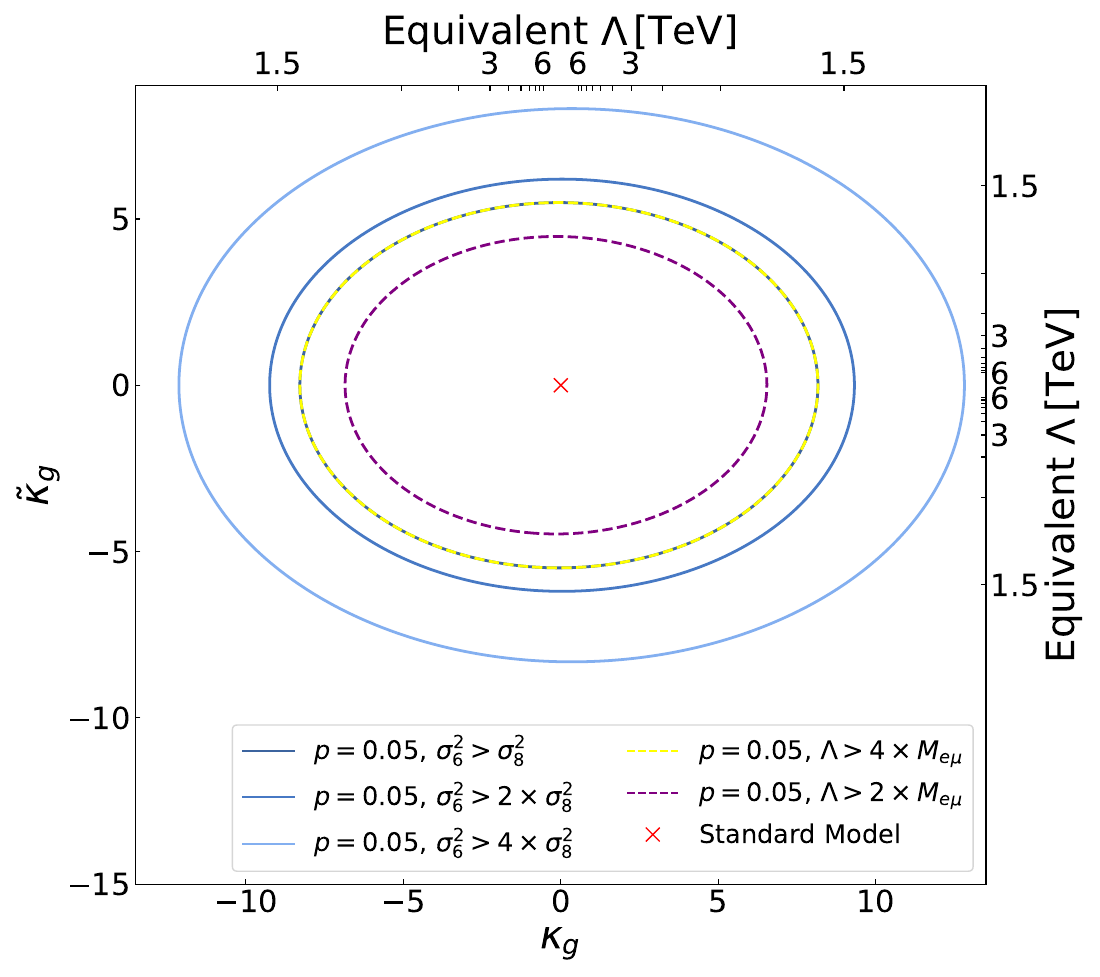

Source code (Python):
import matplotlib.pyplot as plt
import numpy as np
#from Figures
import sys
sys.path.insert(1, '..')

from factor_conversions import kg2lam, kgtilde2lam, lam2kg, lam2kgtilde
from plot_funcs import fmt

points_x_mww=np.load("points_x_kg_mww.npy")
points_y_mww=np.load("points_y_kg_mww.npy")
deltachisqs_all_mww=np.load("deltachisqs_all_mww.npy")

points_x_mww4=np.load("points_x_kg_mww4.npy")
points_y_mww4=np.load("points_y_kg_mww4.npy")
deltachisqs_all_mww4=np.load("deltachisqs_all_mww4.npy")

points_x_1=np.load("points_x_kg_1.npy")
points_y_1=np.load("points_y_kg_1.npy")
deltachisqs_all_1=np.load("deltachisqs_all_1.npy")

points_x_05=np.load("points_x_kg_05.npy")
points_y_05=np.load("points_y_kg_05.npy")
deltachisqs_all_05=np.load("deltachisqs_all_05.npy")


points_x_025=np.load("points_x_kg_025.npy")
points_y_025=np.load("points_y_kg_025.npy")
deltachisqs_all_025=np.load("deltachisqs_all_025.npy")


fig, ax = plt.subplots(figsize=(1.1*20, 1.1*(16/18)*20), dpi=100)

secax = ax.secondary_xaxis('top', functions=(kg2lam, lam2kg))
secax.set_xticks([-6, -5.5, -5, -4.5, -4, -3.5, -3, -2.5, -2, -1.5, 1.5, 2, 2.5, 3, 3.5, 4, 4.5, 5, 5.5, 6])
secax.set_xticklabels([6, "", "", "", "", "", 3, "", "", 1.5, 1.5, "", "", 3, "", "", "", "", "", 6])
secax.tick_params(which="both", labelsize=22, direction='in')

secax.set_xlabel(r'Equivalent $\Lambda\,$[TeV]', fontsize=28)

secay = ax.secondary_yaxis('right', functions=(kgtilde2lam, lam2kgtilde))
secay.set_yticks([-6, -5.5, -5, -4.5, -4, -3.5, -3, -2.5, -2, -1.5, 1, 1.5, 2, 2.5, 3, 3.5, 4, 4.5, 5, 5.5, 6])
secay.set_yticklabels([6, "", "", "", "", "", 3, "", "", 1.5, "", 1.5, "", "", 3, "", "", "", "", "", 6])
secay.tick_params(which="both", labelsize=22, direction='in')
secay.set_ylabel(r'Equivalent $\Lambda\,$[TeV]', fontsize=28)


#Create contour plot.

CS = ax.contour(points_x_mww4, points_y_mww4, deltachisqs_all_mww4, levels=[3.219, 5.991, 13.816], linewidths=3)
ax.clabel(CS, CS.levels, inline=True, fmt=fmt, fontsize=16)
plt.ylabel(r"$\tilde\kappa_g$", fontsize=28)
plt.xlabel(r"$\kappa_g$", fontsize=28)
plt.plot([-0.6, 0.4], [2, 2], '--', color="k", label="On-shell Higgs constraints", markersize=14)
plt.plot([-0.6, 0.4], [-2, -2], '--', color="k", markersize=14)
plt.plot([-0.6, -0.6], [-2, 2], '--', color="k", markersize=14)
plt.plot([0.4, 0.4], [-2, 2], '--', color="k", markersize=14)
plt.plot(0, 0, 'x', color="r", label="Standard Model", markersize=10)
plt.xlim(-1.5*9, 1.5*9)
plt.ylim(-1.5*10, 1.5*(2/3)*9)
plt.xticks(fontsize=22)
plt.yticks(fontsize=22)
plt.legend(fontsize=20, loc="lower right")
plt.tight_layout()
plt.savefig("1_full_contour_plot_mww4.pdf")


for i, collection in enumerate(CS.collections):
    paths = collection.get_paths()  # Get all the paths for the contour level
    print(f"Contour level {CS.levels[i]}:")
    #Find the p=0.05 level
    if CS.levels[i]==5.991:
        plt.figure()
        for path in paths:
            vertices = path.vertices  # Extract the vertices of the path
            xs2_mww4=vertices[:,0]
            ys2_mww4=vertices[:,1]
            plt.plot(xs2_mww4, ys2_mww4)
            plt.savefig("2_p=0.05_paths_mww4.pdf")


for i, collection in enumerate(CS.collections):
    paths = collection.get_paths()  # Get all the paths for the contour level
    print(f"Contour level {CS.levels[i]}:")
    #Find the p=0.05 level
    if CS.levels[i]==5.991:
        plt.figure()
        for path in paths:
            vertices = path.vertices  # Extract the vertices of the path
            plt.plot(xs2_mww4, ys2_mww4)
            #Have to manually vary these ranges to select the correct points.
            #xs2_mww4=np.concatenate((vertices[0:300,0], vertices[1100:2250,0], vertices[7540:9000,0]))
            #ys2_mww4=np.concatenate((vertices[0:300,1], vertices[1100:2250,1], vertices[7540:9000,1]))
            
            xs2_mww4=vertices[0:3100,0]
            ys2_mww4=vertices[0:3100,1]
            
            plt.plot(xs2_mww4, ys2_mww4, "r")
            plt.savefig("3_vertices_mww4.pdf")



fig, ax = plt.subplots(figsize=(1.1*20, 1.1*(16/18)*20), dpi=100)

secax = ax.secondary_xaxis('top', functions=(kg2lam, lam2kg))
secax.set_xticks([-6, -5.5, -5, -4.5, -4, -3.5, -3, -2.5, -2, -1.5, 1.5, 2, 2.5, 3, 3.5, 4, 4.5, 5, 5.5, 6])
secax.set_xticklabels([6, "", "", "", "", "", 3, "", "", 1.5, 1.5, "", "", 3, "", "", "", "", "", 6])
secax.tick_params(which="both", labelsize=22, direction='in')

secax.set_xlabel(r'Equivalent $\Lambda\,$[TeV]', fontsize=28)

secay = ax.secondary_yaxis('right', functions=(kgtilde2lam, lam2kgtilde))
secay.set_yticks([-6, -5.5, -5, -4.5, -4, -3.5, -3, -2.5, -2, -1.5, 1, 1.5, 2, 2.5, 3, 3.5, 4, 4.5, 5, 5.5, 6])
secay.set_yticklabels([6, "", "", "", "", "", 3, "", "", 1.5, "", 1.5, "", "", 3, "", "", "", "", "", 6])
secay.tick_params(which="both", labelsize=22, direction='in')
secay.set_ylabel(r'Equivalent $\Lambda\,$[TeV]', fontsize=28)


#Create contour plot.

CS = ax.contour(points_x_mww, points_y_mww, deltachisqs_all_mww, levels=[3.219, 5.991, 13.816], linewidths=3)
ax.clabel(CS, CS.levels, inline=True, fmt=fmt, fontsize=16)
plt.ylabel(r"$\tilde\kappa_g$", fontsize=28)
plt.xlabel(r"$\kappa_g$", fontsize=28)
plt.plot([-0.6, 0.4], [2, 2], '--', color="k", label="On-shell Higgs constraints", markersize=14)
plt.plot([-0.6, 0.4], [-2, -2], '--', color="k", markersize=14)
plt.plot([-0.6, -0.6], [-2, 2], '--', color="k", markersize=14)
plt.plot([0.4, 0.4], [-2, 2], '--', color="k", markersize=14)
plt.plot(0, 0, 'x', color="r", label="Standard Model", markersize=10)
plt.xlim(-1.5*9, 1.5*9)
plt.ylim(-1.5*10, 1.5*(2/3)*9)
plt.xticks(fontsize=22)
plt.yticks(fontsize=22)
plt.legend(fontsize=20, loc="lower right")
plt.tight_layout()
plt.savefig("1_full_contour_plot_mww.pdf")


for i, collection in enumerate(CS.collections):
    paths = collection.get_paths()  # Get all the paths for the contour level
    print(f"Contour level {CS.levels[i]}:")
    #Find the p=0.05 level
    if CS.levels[i]==5.991:
        plt.figure()
        for path in paths:
            vertices = path.vertices  # Extract the vertices of the path
            xs2_mww=vertices[:,0]
            ys2_mww=vertices[:,1]
            plt.plot(xs2_mww, ys2_mww)
            plt.savefig("2_p=0.05_paths_mww.pdf")


for i, collection in enumerate(CS.collections):
    paths = collection.get_paths()  # Get all the paths for the contour level
    print(f"Contour level {CS.levels[i]}:")
    #Find the p=0.05 level
    if CS.levels[i]==5.991:
        plt.figure()
        for path in paths:
            vertices = path.vertices  # Extract the vertices of the path
            plt.plot(xs2_mww, ys2_mww)
            #Have to manually vary these ranges to select the correct points.
            #xs2_mww=np.concatenate((vertices[780:1900,0], vertices[2800:4250,0], vertices[5380:6300,0], vertices[7540:9000,0]))
            #ys2_mww=np.concatenate((vertices[780:1900,1], vertices[2800:4250,1], vertices[5380:6300,1], vertices[7540:9000,1]))
            xs2_mww=vertices[0:7000,0]
            ys2_mww=vertices[0:7000,1]
            
            plt.plot(xs2_mww, ys2_mww, "r")
            plt.savefig("3_vertices_mww.pdf")



fig, ax = plt.subplots(figsize=(1.1*20, 1.1*(16/18)*20), dpi=100)

secax = ax.secondary_xaxis('top', functions=(kg2lam, lam2kg))
secax.set_xticks([-6, -5.5, -5, -4.5, -4, -3.5, -3, -2.5, -2, -1.5, 1.5, 2, 2.5, 3, 3.5, 4, 4.5, 5, 5.5, 6])
secax.set_xticklabels([6, "", "", "", "", "", 3, "", "", 1.5, 1.5, "", "", 3, "", "", "", "", "", 6])
secax.tick_params(which="both", labelsize=22, direction='in')

secax.set_xlabel(r'Equivalent $\Lambda\,$[TeV]', fontsize=28)

secay = ax.secondary_yaxis('right', functions=(kgtilde2lam, lam2kgtilde))
secay.set_yticks([-6, -5.5, -5, -4.5, -4, -3.5, -3, -2.5, -2, -1.5, 1, 1.5, 2, 2.5, 3, 3.5, 4, 4.5, 5, 5.5, 6])
secay.set_yticklabels([6, "", "", "", "", "", 3, "", "", 1.5, "", 1.5, "", "", 3, "", "", "", "", "", 6])
secay.tick_params(which="both", labelsize=22, direction='in')
secay.set_ylabel(r'Equivalent $\Lambda\,$[TeV]', fontsize=28)


#Create contour plot.

CS = ax.contour(points_x_1, points_y_1, deltachisqs_all_1, levels=[3.219, 5.991, 13.816], linewidths=3)
ax.clabel(CS, CS.levels, inline=True, fmt=fmt, fontsize=16)
plt.ylabel(r"$\tilde\kappa_g$", fontsize=28)
plt.xlabel(r"$\kappa_g$", fontsize=28)
plt.plot([-0.6, 0.4], [2, 2], '--', color="k", label="On-shell Higgs constraints", markersize=14)
plt.plot([-0.6, 0.4], [-2, -2], '--', color="k", markersize=14)
plt.plot([-0.6, -0.6], [-2, 2], '--', color="k", markersize=14)
plt.plot([0.4, 0.4], [-2, 2], '--', color="k", markersize=14)
plt.plot(0, 0, 'x', color="r", label="Standard Model", markersize=10)
plt.xlim(-1.5*9, 1.5*9)
plt.ylim(-1.5*10, 1.5*(2/3)*9)
plt.xticks(fontsize=22)
plt.yticks(fontsize=22)
plt.legend(fontsize=20, loc="lower right")
plt.tight_layout()
plt.savefig("1_full_contour_plot_1.pdf")


for i, collection in enumerate(CS.collections):
    paths = collection.get_paths()  # Get all the paths for the contour level
    print(f"Contour level {CS.levels[i]}:")
    #Find the p=0.05 level
    if CS.levels[i]==5.991:
        plt.figure()
        for path in paths:
            vertices = path.vertices  # Extract the vertices of the path
            xs2_1=vertices[:,0]
            ys2_1=vertices[:,1]
            plt.plot(xs2_1, ys2_1)
            plt.savefig("2_p=0.05_paths_1.pdf")


for i, collection in enumerate(CS.collections):
    paths = collection.get_paths()  # Get all the paths for the contour level
    print(f"Contour level {CS.levels[i]}:")
    #Find the p=0.05 level
    if CS.levels[i]==5.991:
        plt.figure()
        for path in paths:
            vertices = path.vertices  # Extract the vertices of the path
            plt.plot(xs2_1, ys2_1)
            #Have to manually vary these ranges to select the correct points.
            #xs2_1=np.concatenate((vertices[0:5500,0], vertices[6300:8040,0]))
            #ys2_1=np.concatenate((vertices[0:5500,1], vertices[6300:8040,1]))
            xs2_1=vertices[0:7000,0]
            ys2_1=vertices[0:7000,1]
            
            plt.plot(xs2_1, ys2_1, "r")
            plt.savefig("3_vertices_1.pdf")




fig, ax = plt.subplots(figsize=(1.1*20, 1.1*(16/18)*20), dpi=100)

secax = ax.secondary_xaxis('top', functions=(kg2lam, lam2kg))
secax.set_xticks([-6, -5.5, -5, -4.5, -4, -3.5, -3, -2.5, -2, -1.5, 1.5, 2, 2.5, 3, 3.5, 4, 4.5, 5, 5.5, 6])
secax.set_xticklabels([6, "", "", "", "", "", 3, "", "", 1.5, 1.5, "", "", 3, "", "", "", "", "", 6])
secax.tick_params(which="both", labelsize=22, direction='in')

secax.set_xlabel(r'Equivalent $\Lambda\,$[TeV]', fontsize=28)

secay = ax.secondary_yaxis('right', functions=(kgtilde2lam, lam2kgtilde))
secay.set_yticks([-6, -5.5, -5, -4.5, -4, -3.5, -3, -2.5, -2, -1.5, 1, 1.5, 2, 2.5, 3, 3.5, 4, 4.5, 5, 5.5, 6])
secay.set_yticklabels([6, "", "", "", "", "", 3, "", "", 1.5, "", 1.5, "", "", 3, "", "", "", "", "", 6])
secay.tick_params(which="both", labelsize=22, direction='in')
secay.set_ylabel(r'Equivalent $\Lambda\,$[TeV]', fontsize=28)


#Create contour plot.

CS = ax.contour(points_x_05, points_y_05, deltachisqs_all_05, levels=[3.219, 5.991, 13.816], linewidths=3)
ax.clabel(CS, CS.levels, inline=True, fmt=fmt, fontsize=16)
plt.ylabel(r"$\tilde\kappa_g$", fontsize=28)
plt.xlabel(r"$\kappa_g$", fontsize=28)
plt.plot([-0.6, 0.4], [2, 2], '--', color="k", label="On-shell Higgs constraints", markersize=14)
plt.plot([-0.6, 0.4], [-2, -2], '--', color="k", markersize=14)
plt.plot([-0.6, -0.6], [-2, 2], '--', color="k", markersize=14)
plt.plot([0.4, 0.4], [-2, 2], '--', color="k", markersize=14)
plt.plot(0, 0, 'x', color="r", label="Standard Model", markersize=10)
plt.xlim(-1.5*9, 1.5*9)
plt.ylim(-1.5*10, 1.5*(2/3)*9)
plt.xticks(fontsize=22)
plt.yticks(fontsize=22)
plt.legend(fontsize=20, loc="lower right")
plt.tight_layout()
plt.savefig("1_full_contour_plot_05.pdf")


for i, collection in enumerate(CS.collections):
    paths = collection.get_paths()  # Get all the paths for the contour level
    print(f"Contour level {CS.levels[i]}:")
    #Find the p=0.05 level
    if CS.levels[i]==5.991:
        plt.figure()
        for path in paths:
            vertices = path.vertices  # Extract the vertices of the path
            xs2_05=vertices[:,0]
            ys2_05=vertices[:,1]
            plt.plot(xs2_05, ys2_05)
            plt.savefig("2_p=0.05_paths_05.pdf")


for i, collection in enumerate(CS.collections):
    paths = collection.get_paths()  # Get all the paths for the contour level
    print(f"Contour level {CS.levels[i]}:")
    #Find the p=0.05 level
    if CS.levels[i]==5.991:
        plt.figure()
        for path in paths:
            vertices = path.vertices  # Extract the vertices of the path
            plt.plot(xs2_05, ys2_05)
            #Have to manually vary these ranges to select the correct points.
            xs2_05=np.concatenate((vertices[1400:2150,0], vertices[3000:4400,0], vertices[5420:7000,0], vertices[7750:9400,0], vertices[10200:,0]))
            ys2_05=np.concatenate((vertices[1400:2150,1], vertices[3000:4400,1], vertices[5420:7000,1], vertices[7750:9400,1], vertices[10200:,1]))
        
            
            plt.plot(xs2_05, ys2_05, "r")
            plt.savefig("3_vertices_05.pdf")




fig, ax = plt.subplots(figsize=(1.1*20, 1.1*(16/18)*20), dpi=100)

secax = ax.secondary_xaxis('top', functions=(kg2lam, lam2kg))
secax.set_xticks([-6, -5.5, -5, -4.5, -4, -3.5, -3, -2.5, -2, -1.5, 1.5, 2, 2.5, 3, 3.5, 4, 4.5, 5, 5.5, 6])
secax.set_xticklabels([6, "", "", "", "", "", 3, "", "", 1.5, 1.5, "", "", 3, "", "", "", "", "", 6])
secax.tick_params(which="both", labelsize=22, direction='in')

secax.set_xlabel(r'Equivalent $\Lambda\,$[TeV]', fontsize=28)

secay = ax.secondary_yaxis('right', functions=(kgtilde2lam, lam2kgtilde))
secay.set_yticks([-6, -5.5, -5, -4.5, -4, -3.5, -3, -2.5, -2, -1.5, 1, 1.5, 2, 2.5, 3, 3.5, 4, 4.5, 5, 5.5, 6])
secay.set_yticklabels([6, "", "", "", "", "", 3, "", "", 1.5, "", 1.5, "", "", 3, "", "", "", "", "", 6])
secay.tick_params(which="both", labelsize=22, direction='in')
secay.set_ylabel(r'Equivalent $\Lambda\,$[TeV]', fontsize=28)


#Create contour plot.

CS = ax.contour(points_x_025, points_y_025, deltachisqs_all_025, levels=[3.219, 5.991, 13.816], linewidths=3)
ax.clabel(CS, CS.levels, inline=True, fmt=fmt, fontsize=16)
plt.ylabel(r"$\tilde\kappa_g$", fontsize=28)
plt.xlabel(r"$\kappa_g$", fontsize=28)
plt.plot([-0.6, 0.4], [2, 2], '--', color="k", label="On-shell Higgs constraints", markersize=14)
plt.plot([-0.6, 0.4], [-2, -2], '--', color="k", markersize=14)
plt.plot([-0.6, -0.6], [-2, 2], '--', color="k", markersize=14)
plt.plot([0.4, 0.4], [-2, 2], '--', color="k", markersize=14)
plt.plot(0, 0, 'x', color="r", label="Standard Model", markersize=10)
plt.xlim(-1.5*9, 1.5*9)
plt.ylim(-1.5*10, 1.5*(2/3)*9)
plt.xticks(fontsize=22)
plt.yticks(fontsize=22)
plt.legend(fontsize=20, loc="lower right")
plt.tight_layout()
plt.savefig("1_full_contour_plot_025.pdf")


for i, collection in enumerate(CS.collections):
    paths = collection.get_paths()  # Get all the paths for the contour level
    print(f"Contour level {CS.levels[i]}:")
    #Find the p=0.05 level
    if CS.levels[i]==5.991:
        plt.figure()
        for path in paths:
            vertices = path.vertices  # Extract the vertices of the path
            xs2_025=vertices[:,0]
            ys2_025=vertices[:,1]
            plt.plot(xs2_025, ys2_025)
            plt.savefig("2_p=0.05_paths_025.pdf")


for i, collection in enumerate(CS.collections):
    paths = collection.get_paths()  # Get all the paths for the contour level
    print(f"Contour level {CS.levels[i]}:")
    #Find the p=0.05 level
    if CS.levels[i]==5.991:
        plt.figure()
        for path in paths:
            vertices = path.vertices  # Extract the vertices of the path
            plt.plot(xs2_025, ys2_025)
            #Have to manually vary these ranges to select the correct points.
            xs2_025=np.concatenate((vertices[0:400,0], vertices[2300:3300,0], vertices[5000:6000,0], vertices[7800:8800,0], vertices[10600:11100,0]))
            ys2_025=np.concatenate((vertices[0:400,1], vertices[2300:3300,1], vertices[5000:6000,1], vertices[7800:8800,1], vertices[10600:11100,1]))
        
            
            plt.plot(xs2_025, ys2_025, "r")
            plt.savefig("3_vertices_025.pdf")



fig, ax = plt.subplots(figsize=(1.1*10, 1.1*(8/9)*10), dpi=100)

secax = ax.secondary_xaxis('top', functions=(kg2lam, lam2kg))
secax.set_xticks([-6, -5.5, -5, -4.5, -4, -3.5, -3, -2.5, -2, -1.5, 1.5, 2, 2.5, 3, 3.5, 4, 4.5, 5, 5.5, 6])
secax.set_xticklabels([6, "", "", "", "", "", 3, "", "", 1.5, 1.5, "", "", 3, "", "", "", "", "", 6])
secax.tick_params(which="both", labelsize=22, direction='in')

secax.set_xlabel(r'Equivalent $\Lambda\,$[TeV]', fontsize=28)

secay = ax.secondary_yaxis('right', functions=(kgtilde2lam, lam2kgtilde))
secay.set_yticks([-6, -5.5, -5, -4.5, -4, -3.5, -3, -2.5, -2, -1.5, 1, 1.5, 2, 2.5, 3, 3.5, 4, 4.5, 5, 5.5, 6])
secay.set_yticklabels([6, "", "", "", "", "", 3, "", "", 1.5, "", 1.5, "", "", 3, "", "", "", "", "", 6])
secay.tick_params(which="both", labelsize=22, direction='in')
secay.set_ylabel(r'Equivalent $\Lambda\,$[TeV]', fontsize=28)

ax.tick_params(which="both", labelsize=13, direction='in')



A = np.column_stack((xs2_1**2, xs2_1 * ys2_1, ys2_1**2, xs2_1, ys2_1))
b = np.ones_like(xs2_1)
x = np.linalg.lstsq(A, b)[0].squeeze()
x_coord = np.linspace(-10,10,300)
y_coord = np.linspace(-10,10,300)
X_coord, Y_coord = np.meshgrid(x_coord, y_coord)
Z_coord = x[0] * X_coord ** 2 + x[1] * X_coord * Y_coord + x[2] * Y_coord**2 + x[3] * X_coord + x[4] * Y_coord

plt.contour(X_coord, Y_coord, Z_coord, levels=[1], colors=('#3c649f'), linewidths=2)
#To create legend
plt.plot(100,100, color='#3c649f', label=r"$p=0.05$, $\sigma_6^2>\sigma_8^2$")


A = np.column_stack((xs2_05**2, xs2_05 * ys2_05, ys2_05**2, xs2_05, ys2_05))
b = np.ones_like(xs2_05)
x = np.linalg.lstsq(A, b)[0].squeeze()
x_coord = np.linspace(-10,10,300)
y_coord = np.linspace(-10,10,300)
X_coord, Y_coord = np.meshgrid(x_coord, y_coord)
Z_coord = x[0] * X_coord ** 2 + x[1] * X_coord * Y_coord + x[2] * Y_coord**2 + x[3] * X_coord + x[4] * Y_coord

plt.contour(X_coord, Y_coord, Z_coord, levels=[1], colors=('#4779c4'), linewidths=2)
#To create legend
plt.plot(100,100, color='#4779c4', label=r"$p=0.05$, $\sigma_6^2>2\times\sigma_8^2$")
#  #4779c4
#  #2E4B7F


A = np.column_stack((xs2_025**2, xs2_025 * ys2_025, ys2_025**2, xs2_025, ys2_025))
b = np.ones_like(xs2_025)
x = np.linalg.lstsq(A, b)[0].squeeze()
x_coord = np.linspace(-15,15,300)
y_coord = np.linspace(-15,15,300)
X_coord, Y_coord = np.meshgrid(x_coord, y_coord)
Z_coord = x[0] * X_coord ** 2 + x[1] * X_coord * Y_coord + x[2] * Y_coord**2 + x[3] * X_coord + x[4] * Y_coord

plt.contour(X_coord, Y_coord, Z_coord, levels=[1], colors=('#83aff0'), linewidths=2)
#To create legend
plt.plot(100,100, color='#83aff0', label=r"$p=0.05$, $\sigma_6^2>4\times\sigma_8^2$")

A = np.column_stack((xs2_mww4**2, xs2_mww4 * ys2_mww4, ys2_mww4**2, xs2_mww4, ys2_mww4))
b = np.ones_like(xs2_mww4)
x = np.linalg.lstsq(A, b)[0].squeeze()
x_coord = np.linspace(-10,10,300)
y_coord = np.linspace(-10,10,300)
X_coord, Y_coord = np.meshgrid(x_coord, y_coord)
Z_coord = x[0] * X_coord ** 2 + x[1] * X_coord * Y_coord + x[2] * Y_coord**2 + x[3] * X_coord + x[4] * Y_coord

plt.contour(X_coord, Y_coord, Z_coord, levels=[1], colors=('yellow'), linestyles="--", linewidths=2)
#To create legend
plt.plot(100,100, color='yellow', linestyle="--", label=r"$p=0.05$, $\Lambda>4\times M_{e\mu}$")


A = np.column_stack((xs2_mww**2, xs2_mww * ys2_mww, ys2_mww**2, xs2_mww, ys2_mww))
b = np.ones_like(xs2_mww)
x = np.linalg.lstsq(A, b)[0].squeeze()
x_coord = np.linspace(-10,10,300)
y_coord = np.linspace(-10,10,300)
X_coord, Y_coord = np.meshgrid(x_coord, y_coord)
Z_coord = x[0] * X_coord ** 2 + x[1] * X_coord * Y_coord + x[2] * Y_coord**2 + x[3] * X_coord + x[4] * Y_coord

plt.contour(X_coord, Y_coord, Z_coord, levels=[1], colors=('purple'), linestyles="--", linewidths=2)
#To create legend
plt.plot(100,100, color='purple', linestyle="--", label=r"$p=0.05$, $\Lambda>2\times M_{e\mu}$")


plt.ylabel(r"$\tilde\kappa_g$", fontsize=28)
plt.xlabel(r"$\kappa_g$", fontsize=28)
#plt.plot([-0.6, 0.4], [2, 2], '--', color="k", label="On-shell Higgs constraints", markersize=14)
#plt.plot([-0.6, 0.4], [-2, -2], '--', color="k", markersize=14)
#plt.plot([-0.6, -0.6], [-2, 2], '--', color="k", markersize=14)
#plt.plot([0.4, 0.4], [-2, 2], '--', color="k", markersize=14)
plt.plot(0, 0, 'x', color="r", label="Standard Model", markersize=10)
plt.xlim(-1.5*9, 1.5*9)
plt.ylim(-1.5*10, 1.5*(2/3)*9)
plt.xticks(fontsize=22)
plt.yticks(fontsize=22)
plt.legend(fontsize=18.5, loc="lower right", ncol=2)
plt.tight_layout()
plt.savefig("figure_11_comp.pdf")